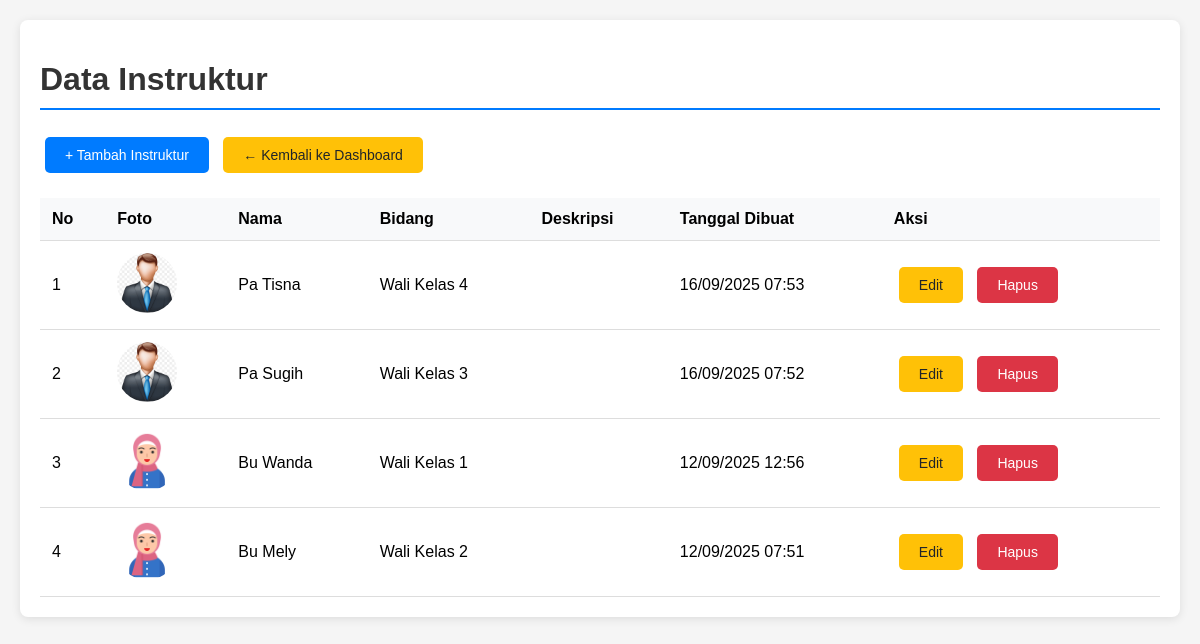
/admin/instruktur.php (signed in), run on the app's committed database.
### tables this page shows
CREATE TABLE `data_instruktur` (
  `id_instruktur` int NOT NULL,
  `nama` varchar(100) NOT NULL,
  `bidang` varchar(100) DEFAULT NULL,
  `deskripsi` text,
  `foto` varchar(255) DEFAULT NULL,
  `created_at` timestamp NOT NULL DEFAULT CURRENT_TIMESTAMP,
  `updated_at` timestamp NOT NULL DEFAULT CURRENT_TIMESTAMP ON UPDATE CURRENT_TIMESTAMP
);

### admin/instruktur.php (the view, shortened to what this page needs)
<?php
include '../config/koneksi.php';
$q = mysqli_query($koneksi, "SELECT * FROM data_instruktur ORDER BY created_at DESC");
?>
<!DOCTYPE html>
<html lang="id">
<head>
</head>
<body>
    <div class="container">
        <h1>Data Instruktur</h1>
        <a href="tambah_instruktur.php" class="btn">+ Tambah Instruktur</a>
        <a href="index.php" class="btn btn-warning">← Kembali ke Dashboard</a>
        <?php if ($q && mysqli_num_rows($q) > 0): ?>
            <table>
                <thead>
                    <tr>
                        <th>No</th>
                        <th>Foto</th>
                        <th>Nama</th>
                        <th>Bidang</th>
                        <th>Deskripsi</th>
                        <th>Tanggal Dibuat</th>
                        <th>Aksi</th>
                    </tr>
                </thead>
                <tbody>
                    <?php
                    $no = 1;
                    while($d = mysqli_fetch_array($q)){
                        echo "<tr>";
                        echo "<td>".$no++."</td>";
                        echo "<td class='foto'>";
                        if(!empty($d['foto'])) {
                            $admin_path = '../assets/uploads/'.$d['foto'];
                            if(file_exists($admin_path)) {
                                echo "<img src='../assets/uploads/".$d['foto']."' alt='".$d['nama']."'>";
                            } else {
                                echo "<span style='color: #dc3545;'>File tidak ditemukan</span>";
                            }
                        } else {
                            echo "<span style='color: #666;'>Tidak ada foto</span>";
                        }
                        echo "</td>";
                        echo "<td>".htmlspecialchars($d['nama'])."</td>";
                        echo "<td>".htmlspecialchars($d['bidang'])."</td>";
                        echo "<td class='deskripsi' title='".htmlspecialchars($d['deskripsi'])."'>";
                        echo "</td>";
                        echo "<td>".date('d/m/Y H:i', strtotime($d['created_at']))."</td>";
                        echo "<td class='actions'>
                                <a href='edit_instruktur.php?id=".$d['id_instruktur']."' class='btn btn-warning'>Edit</a>
                                <a href='?hapus=1&id=".$d['id_instruktur']."' class='btn btn-danger' onclick=\"return confirm('Yakin ingin menghapus data ".$d['nama']."?')\">Hapus</a>
                              </td>";
                        echo "</tr>";
                    }
                    ?>
                </tbody>
            </table>
        <?php endif; ?>
    </div>
</body>
</html>

### admin/instruktur.php (style rules this page uses)
body { font-family: Arial, sans-serif; margin: 0; padding: 20px; background: #f5f5f5; }
.container { max-width: 1200px; margin: 0 auto; background: white; padding: 20px; border-radius: 8px; box-shadow: 0 2px 10px rgba(0,0,0,0.1); }
h1 { color: #333; border-bottom: 2px solid #007bff; padding-bottom: 10px; }
.btn { display: inline-block; padding: 10px 20px; margin: 5px; text-decoration: none; border-radius: 5px; font-size: 14px; }
.btn { background: #007bff; color: white; }
.btn-warning { background: #ffc107; color: #212529; }
.btn-danger { background: #dc3545; color: white; }
table { width: 100%; border-collapse: collapse; margin-top: 20px; }
th, td { padding: 12px; text-align: left; border-bottom: 1px solid #ddd; }
th { background: #f8f9fa; font-weight: bold; }
.foto img { width: 60px; height: 60px; object-fit: cover; border-radius: 50%; }
.deskripsi { max-width: 200px; }
.actions { white-space: nowrap; }

### data on the page
data_instruktur: foto (picture), nama "Pa Tisna", bidang "Wali Kelas 4", created_at "16/09/2025 07:53"
data_instruktur: foto (picture), nama "Pa Sugih", bidang "Wali Kelas 3", created_at "16/09/2025 07:52"
data_instruktur: foto (picture), nama "Bu Wanda", bidang "Wali Kelas 1", created_at "12/09/2025 12:56"
data_instruktur: foto (picture), nama "Bu Mely", bidang "Wali Kelas 2", created_at "12/09/2025 07:51"
